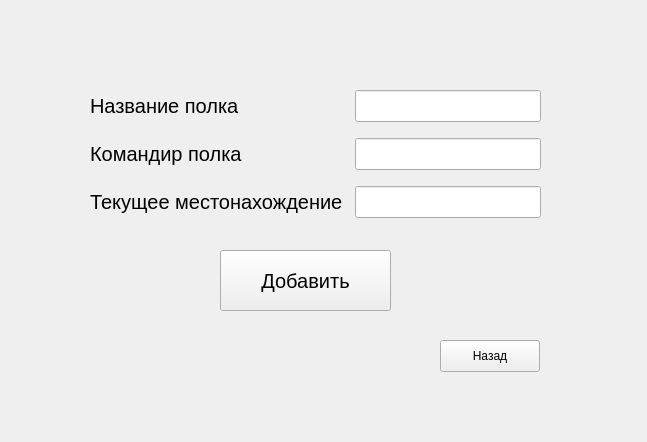
<?xml version="1.0" encoding="UTF-8"?>
<ui version="4.0">
 <class>polksAdd</class>
 <widget class="QWidget" name="polksAdd">
  <property name="geometry">
   <rect>
    <x>0</x>
    <y>0</y>
    <width>647</width>
    <height>442</height>
   </rect>
  </property>
  <property name="windowTitle">
   <string>Form</string>
  </property>
  <widget class="QWidget" name="layoutWidget">
   <property name="geometry">
    <rect>
     <x>90</x>
     <y>80</y>
     <width>451</width>
     <height>151</height>
    </rect>
   </property>
   <property name="font">
    <font>
     <pointsize>15</pointsize>
    </font>
   </property>
   <layout class="QGridLayout" name="gridLayout">
    <property name="sizeConstraint">
     <enum>QLayout::SetDefaultConstraint</enum>
    </property>
    <item row="0" column="0" colspan="2">
     <widget class="QLabel" name="label">
      <property name="font">
       <font>
        <pointsize>15</pointsize>
       </font>
      </property>
      <property name="text">
       <string>Название полка</string>
      </property>
     </widget>
    </item>
    <item row="0" column="2">
     <widget class="QLineEdit" name="polkName">
      <property name="font">
       <font>
        <pointsize>15</pointsize>
       </font>
      </property>
      <property name="text">
       <string/>
      </property>
     </widget>
    </item>
    <item row="1" column="0" colspan="2">
     <widget class="QLabel" name="label_3">
      <property name="font">
       <font>
        <pointsize>15</pointsize>
       </font>
      </property>
      <property name="text">
       <string>Командир полка</string>
      </property>
     </widget>
    </item>
    <item row="1" column="2">
     <widget class="QLineEdit" name="commanderName">
      <property name="font">
       <font>
        <pointsize>15</pointsize>
       </font>
      </property>
      <property name="text">
       <string/>
      </property>
     </widget>
    </item>
    <item row="2" column="0">
     <widget class="QLabel" name="label_4">
      <property name="font">
       <font>
        <pointsize>15</pointsize>
       </font>
      </property>
      <property name="text">
       <string>Текущее местонахождение</string>
      </property>
     </widget>
    </item>
    <item row="2" column="2">
     <widget class="QLineEdit" name="locationOfPolk">
      <property name="font">
       <font>
        <pointsize>15</pointsize>
       </font>
      </property>
      <property name="text">
       <string/>
      </property>
     </widget>
    </item>
   </layout>
  </widget>
  <widget class="QPushButton" name="add">
   <property name="geometry">
    <rect>
     <x>220</x>
     <y>250</y>
     <width>171</width>
     <height>61</height>
    </rect>
   </property>
   <property name="font">
    <font>
     <pointsize>15</pointsize>
    </font>
   </property>
   <property name="text">
    <string>Добавить</string>
   </property>
  </widget>
  <widget class="QPushButton" name="pushBack">
   <property name="geometry">
    <rect>
     <x>440</x>
     <y>340</y>
     <width>100</width>
     <height>32</height>
    </rect>
   </property>
   <property name="text">
    <string>Назад</string>
   </property>
  </widget>
 </widget>
 <resources/>
 <connections/>
</ui>
